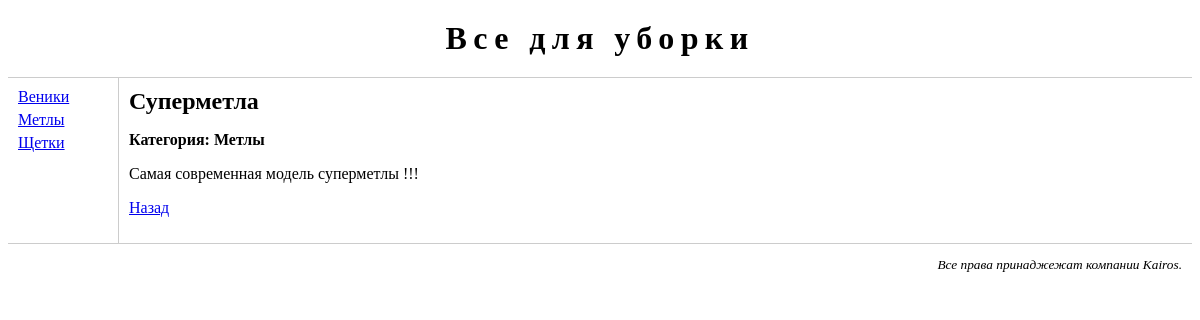
Page /goods/good/2/ on the committed database.
### page/models.py (models this page shows, shortened)
class Category(models.Model):
	name = models.CharField('Название категории', max_length = 30, unique = True)
	description = models.TextField('Описание', blank = True)
	class Meta:
		verbose_name = "категория"
		verbose_name_plural = "категории"

class Good(models.Model):
	name = models.CharField('Наименование товара', max_length = 50, unique = True)
	description = models.TextField('Описание')
	in_stock = models.BooleanField(default = True, db_index = True)
	category = models.ForeignKey(Category, null = True, blank = True, on_delete = models.SET_NULL)
	price = models.PositiveIntegerField(null = False, blank = False)
	class Meta:
		ordering = ["-price", "name"]
		unique_together = ("category", "name", "price")
		verbose_name = "товар"
		verbose_name_plural = "товары"

### page/views.py (the view)
# urls.py: url(r'^good/(?P<good_id>\d+)/$', views.good, name = "good"),
def good(request, good_id):
	cats = Category.objects.all().order_by("name")
	try:
		good = Good.objects.get(pk = good_id)
	except Good.DoesNotExist:
		raise Http404("Страница не найдена ухахаха!")
	return render(request, "page/good.html", {"cats": cats, "good": good})

### page/templates/page/good.html (shortened to what this page needs)
{% extends "page/base.html" %}
{% block main %}
	<h2>{{ good.name }}</h2>
	<p class="category">Категория: {{ good.category.name }}</p>
	<p>{{ good.description|linebreaksbr }}</p>
	<p><a href="/good/{{ good.category.id }}/"> Назад </a></p>
{% endblock %}

### page/templates/page/base.html (shortened to what this page needs)
{% load staticfiles %}
<!DOCTYPE html>
<html>
	<head>
		<link rel="stylesheet" type="text/css" href="{% static "page/main.css"%}">
	</head>
	<body>
		<div id="header">
			<h1>Все для уборки</h1>
		</div>
		<div id="leftmenu">
			<ul>
				{% for cat in cats %}
					<li>
						{% url 'page:index' cat_id=cat.id as cat_url %}
						<a href = "{{ cat_url }}">{{ cat.name }}</a>
					</li>
				{% endfor %}
			</ul>
		</div>
		<div id="main">
			{% block main %}
			{% endblock %}
		</div>
		<div id="footer">
			<p>Все права принаджежат компании Kairos.</p>
		</div>
	</body>
</html>

### page/static/page/main.css (style rules this page uses)
#header { text-align: center; border-bottom: 1px #cccccc solid; }
#header h1 { margin: 20px 0px 20px 0px; letter-spacing: 0.2em; }
#leftmenu { float: left; width: 100px; padding: 10px; }
#leftmenu ul { margin: 0px; padding: 0px; }
#leftmenu ul li { list-style-type: none; margin-bottom: 5px; }
#main { margin-left: 110px; border-left: 1px #cccccc solid; padding: 10px; }
#main h2 { margin: 0px 0px 10px 0px; }
#main p.category { font-weight: bold; }
#footer { text-align: right; border-top: 1px #cccccc solid; padding-right: 10px; }
#footer p { font-size: smaller; font-style: italic; }

### rows in the picture
Category: name "Веники"
Category: name "Метлы"
Category: name "Щетки"
Good: name "Суперметла", category.name "Метлы", description "Самая современная модель суперметлы !!!"
